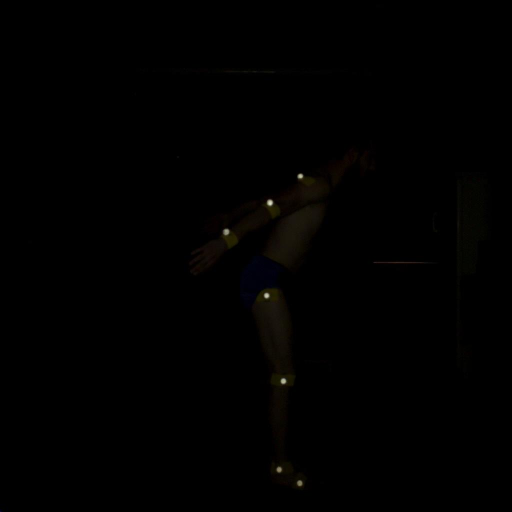
%> input picture BCA607_AraSinav/salto_0001.jpg, 1024 x 1024 px (shown at 1/2 size); its folder holds 2 pictures in this run
$ octave N18136522_Celik_Baris_Ara_Sinav.m   (GNU Octave 9; MATLAB toolbox functions it lacks are replaced by stand-ins)
%> lines starting %> are read from the running program, lines starting %| are printed output that depends on the picture; in (x1, y1, x2, y2) boxes, pixels count from 0 and x2, y2 are one past the last pixel; in counts of white or black regions, pixels touching at a corner belong together; the program's own positions count from 1
clear;
clc;
renk = 'ygbmcrw';
%% get all files
currentDir = pwd; %gets directory
allFiles = dir(fullfile(currentDir,'*.jpg')); % gets all jpg files

%% Initialize figure so videoRecorder doesn't bug out
fileName = allFiles(1).name;
RGB = imread(fileName);
%> RGB is the input picture: size 1024x1024x3 uint8; mean R, G, B 0.9, 0.7, 0.4
drawnow;
cla;
imshow(RGB);
hold on

%% Open the files that we are going to write data into
fpos1 = fopen('joint1.txt', 'w+');
if fpos1 < 0
    warning('Can not open file joint1.txt');
    return;
end
fpos2 = fopen('joint2.txt', 'w+');
if fpos2 < 0
    warning('Can not open file joint2.txt');
    return;
end
fpos3 = fopen('joint3.txt', 'w+');
if fpos3 < 0
    warning('Can not open file joint3.txt');
    return;
end
fpos4 = fopen('joint4.txt', 'w+');
if fpos4 < 0
    warning('Can not open file joint4.txt');
    return;
end
fpos5 = fopen('joint5.txt', 'w+');
if fpos5 < 0
    warning('Can not open file joint5.txt');
    return;
end
fpos6 = fopen('joint6.txt', 'w+');
if fpos6 < 0
    warning('Can not open file joint6.txt');
    return;
end
fpos7 = fopen('joint7.txt', 'w+');
if fpos7 < 0
    warning('Can not open file joint7.txt');
    return;
end

video = true;
if video
    aviobj = VideoWriter('jump.avi', 'Uncompressed AVI'); % 'Motion JPEG AVI' for lower size 50 Mb % Uncompressed AVI for high quality 3.49 GB
    aviobj.FrameRate = 1000;
    open(aviobj);
end

swapOnce = 1;

for k = 1:length(allFiles)
    %% Read image and get the intensity matrix of the image
    fileName = allFiles(k).name;

    RGB = imread(fileName);
    I = rgb2gray(RGB);
    [level, EM] = graythresh(I);
%> level = 0.231; EM = 0.545
    bw = imbinarize(I, EM-0.2);
%> bw: size 1024x1024 logical; 0.06% white; 7 white regions, largest, box (x1, y1, x2, y2) and area: (534, 399, 546, 412) 120, (447, 458, 458, 470) 103, (562, 757, 572, 768) 96
    bw= medfilt2(bw,[3 3]);
%> bw: size 1024x1024 logical; 0.06% white; 7 white regions, largest, box (x1, y1, x2, y2) and area: (534, 399, 546, 412) 119, (447, 458, 458, 470) 103, (562, 757, 572, 768) 95
    bw = bwareaopen(bw, 4);
    [B,L] = bwboundaries(bw,'noholes');
%> L: size 1024x1024 double; 8 distinct labels, from 0 to 7
%> B = 7 boundaries; box (x1, y1, x2, y2) and points: (534, 399, 546, 412) 34, (447, 458, 458, 470) 32, (562, 757, 572, 768) 30, (528, 586, 539, 597) 28, (596, 348, 606, 357) 27, (554, 935, 563, 944) 25, (595, 962, 604, 971) 25

    stats = regionprops(L, I, 'Area', 'WeightedCentroid', 'Centroid', 'Perimeter');
%> stats = 7 regions; Area, Centroid, WeightedCentroid and Perimeter: 119 [540.5 406.2] [540.6 406.2] 35.88, 103 [453.3 464.5] [453.4 464.5] 33.61, 95 [567.4 762.9] [567.4 762.9] 31.53, 91 [533.9 591.8] [533.9 591.8] 30.91, 78 [601.5 353] [601.5 353] 28.16, 68 [600.1 967] [600.1 967] 26.02, 67 [558.9 940] [558.9 940] 25.84
    %% Actually taking WeightedCentroid instead of Centroid to ease off the raw data
    marker_centroids = cat(1, stats.WeightedCentroid);
%> marker_centroids = [453.4 464.5; 533.9 591.8; 540.6 406.2; 558.9 940; 567.4 762.9; 600.1 967; 601.5 353]
    %% Sort rows so its easier to swap places
    marker_centroids= sortrows(marker_centroids,2);
%> marker_centroids = [601.5 353; 540.6 406.2; 453.4 464.5; 533.9 591.8; 567.4 762.9; 558.9 940; 600.1 967]

    %% This is for swapping hand and shoulder so they link correctly
    if swapOnce == 1
        temp = marker_centroids(1,:);
%> temp = [601.5 353]
        marker_centroids(1,:) = marker_centroids(3,:);
        marker_centroids(3,:) = temp;
        swapOnce = 0;
    end

    %% If first iteration, previous is the same with current
    if exist('previous_centroids','var') == 0
        previous_centroids = marker_centroids;
%> previous_centroids = [453.4 464.5; 540.6 406.2; 601.5 353; 533.9 591.8; 567.4 762.9; 558.9 940; 600.1 967]
    end

    %% Check previous locations
    for i = 1:numel(previous_centroids(:,1))
        for j = 1:numel(marker_centroids(:,1))
            prune = 0;
            %% Ignore missing markers
            if (numel(marker_centroids(:,1)) == numel(previous_centroids(:,1)))
                comparison = [marker_centroids(j,1),marker_centroids(j,2);previous_centroids(i,1),previous_centroids(i,2)];
                %% If found close values, swap the index to that position
                if pdist(comparison,'euclidean') < 20
                    temp = marker_centroids(j,:);
                    marker_centroids(j,:) = marker_centroids(i,:);
                    marker_centroids(i,:) = temp;
                    break
                end
            elseif (numel(marker_centroids(:,1)) < numel(previous_centroids(:,1)))
                %% Dissappearing Marker
                for a = 1:numel(previous_centroids(:,1))
                    for b = 1:numel(previous_centroids(:,1))
                        comparisonSamePointDis = [previous_centroids(b,1),previous_centroids(b,2);previous_centroids(a,1),previous_centroids(a,2)];
                        if a ~= b && (pdist(comparisonSamePointDis,'euclidean') < 65 && (pdist(comparisonSamePointDis,'euclidean') > 42 || pdist(comparisonSamePointDis,'euclidean') < 40)) && prune == 0
                            marker_centroids(numel(marker_centroids(:,1))+1,:) = previous_centroids(b,:);
                            i = 1; j = 1;prune = 1;
                            break
                        end
                    end
                end
            end
        end
    end
%> this loop made 7 passes
%> after the loop, comparison = [600.1 967; 600.1 967]; j = 7; marker_centroids has the same summary as previous_centroids; temp = [600.1 967]

    %% Reevaluate with the new estimated points.
    for i = 1:numel(previous_centroids(:,1))
        for j = 1:numel(marker_centroids(:,1))
            %% Ignore missing markers
            comparison2 = [marker_centroids(j,1),marker_centroids(j,2);previous_centroids(i,1),previous_centroids(i,2)];
            %% If found close values, swap the index to that position
            if pdist(comparison2,'euclidean') < 30
                temp = marker_centroids(j,:);
                marker_centroids(j,:) = marker_centroids(i,:);
                marker_centroids(i,:) = temp;
                break
            end
        end
    end

    %% Plot, label and connect markers
    for i = 1:numel(marker_centroids(:,1))
        plot(marker_centroids(i,1), marker_centroids(i,2), strcat(renk(i),'s'), 'LineWidth',2, 'MarkerSize',10);
        text(marker_centroids(i,1) + 40, marker_centroids(i,2), sprintf('%3.3f,%3.3f', marker_centroids(i,1), numel(RGB(:,1,1)) - marker_centroids(i,2)), 'Color', renk(i), 'FontSize',12);
        if (i<numel(marker_centroids(:,1)))
            li = line([marker_centroids(i,1),marker_centroids(i+1,1)],[marker_centroids(i,2),marker_centroids(i+1,2)]);
            set(li, 'Color',[1, 1 ,1])
        end
    end
%> after the loop, li = -45.95
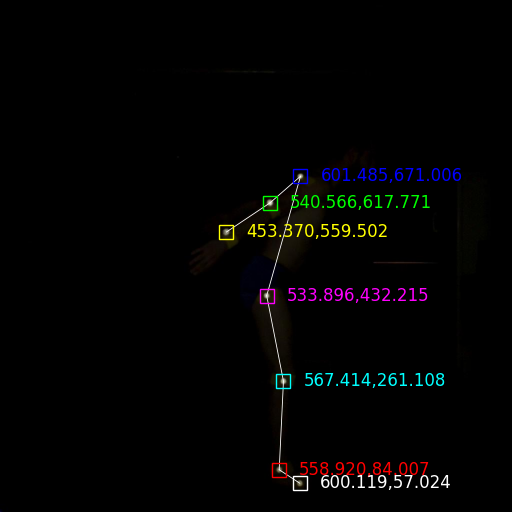
%> figure redrawn from the program's plot data; shown at 1/2 size

    %% Write the data into files
    fprintf(fpos1, '%3.3f,%3.3f\n', marker_centroids(1,1), numel(RGB(:,1,1)) - marker_centroids(1,2));
    fprintf(fpos2, '%3.3f,%3.3f\n', marker_centroids(2,1), numel(RGB(:,1,1)) - marker_centroids(2,2));
    fprintf(fpos3, '%3.3f,%3.3f\n', marker_centroids(3,1), numel(RGB(:,1,1)) - marker_centroids(3,2));
    fprintf(fpos4, '%3.3f,%3.3f\n', marker_centroids(4,1), numel(RGB(:,1,1)) - marker_centroids(4,2));
    fprintf(fpos5, '%3.3f,%3.3f\n', marker_centroids(5,1), numel(RGB(:,1,1)) - marker_centroids(5,2));
    fprintf(fpos6, '%3.3f,%3.3f\n', marker_centroids(6,1), numel(RGB(:,1,1)) - marker_centroids(6,2));
    fprintf(fpos7, '%3.3f,%3.3f\n', marker_centroids(7,1), numel(RGB(:,1,1)) - marker_centroids(7,2));

    %% Set previous to current for next iteration
    previous_centroids = marker_centroids;

    %% Record the frame if video is set to true
    if video
        frame = getframe(gcf);
        writeVideo(aviobj, getframe(gcf));
    end

    %% Show the frame
    drawnow;
    cla; % Cleans the figure so that it doesn't lag
    imshow(RGB);
    hold on
end

%% Close the files
if video
    close(aviobj);
end

fclose(fpos1);
fclose(fpos2);
fclose(fpos3);
fclose(fpos4);
fclose(fpos5);
fclose(fpos6);
fclose(fpos7);

%% Open the calibration txt file
fid2 = fopen('calib_im.txt', 'w+');
if fid2 < 0
    warning('Can not open file calib_im.txt');
    return;
end

calibrationFile = 'Kalibrasyon.tif';
%% Calculate calibration from Kalibrasyon.tif
RGB = imread(calibrationFile);
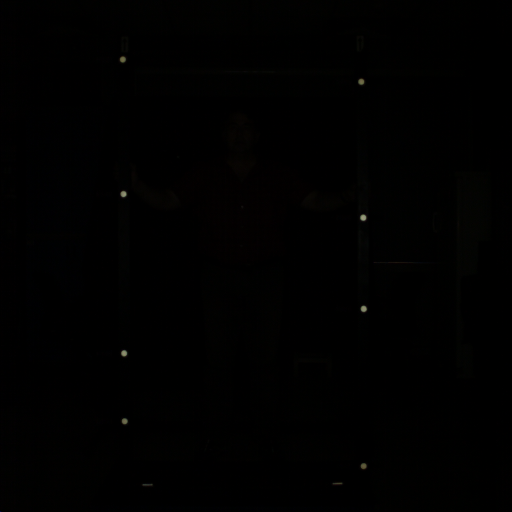
%> input picture BCA607_AraSinav/Kalibrasyon.tif, 1024 x 1024 px (shown at 1/2 size)
%> RGB is the input picture: size 1024x1024x3 uint8; mean R, G, B 0.7, 0.6, 0.4
I = rgb2gray(RGB);
[level, EM] = graythresh(I);
%> level = 0.192; EM = 0.818
bw = imbinarize(I, EM-0.58);
%> bw: size 1024x1024 logical; 0.08% white; 9 white regions (1 under 20 px), largest, box (x1, y1, x2, y2) and area: (720, 429, 733, 442) 127, (721, 611, 734, 624) 118, (241, 382, 253, 394) 116
bw= medfilt2(bw,[3 3]);
%> bw: size 1024x1024 logical; 0.08% white; 8 white regions, largest, box (x1, y1, x2, y2) and area: (720, 429, 733, 442) 126, (241, 382, 253, 394) 116, (722, 612, 734, 624) 115
bw = bwareaopen(bw, 4);
[B,L] = bwboundaries(bw,'noholes');
%> L: size 1024x1024 double; 9 distinct labels, from 0 to 8
%> B = 8 boundaries; box (x1, y1, x2, y2) and points: (720, 429, 733, 442) 34, (241, 382, 253, 394) 33, (242, 701, 254, 713) 33, (722, 612, 734, 624) 33, (240, 113, 251, 125) 31, (244, 837, 255, 848) 30, (717, 158, 728, 169) 30, (722, 927, 733, 938) 29

stats = regionprops(L, 'Area', 'Centroid', 'Perimeter');
%> stats = 8 regions; Area, Centroid and Perimeter: 126 [727.1 436] 36.91, 116 [247.6 388.6] 35.02, 115 [248.8 707.3] 35.2, 115 [728.1 618.3] 35.56, 102 [246.1 119.5] 32.87, 100 [249.9 842.9] 32.38, 100 [723.1 164.1] 32.38, 95 [728 932.9] 31.64
ratioLow = 1.02;
ratioUp = 1.9;
%% Circle Detection from HW2
for j = 1:length(B)
    %% Get the current boundary object
    boundary = B{j};
    perimeter = stats(j).Perimeter;
    area = stats(j).Area;
    ratio = 4*pi*area / perimeter^2;
    if (ratio >= ratioLow) && (ratio <= ratioUp)
        %% If this is close to a circle, then get the centroid and plot the boundary and centroid of the object
        marker_centroids = cat(1, stats(j).Centroid);
        %plot(boundary(:,2),boundary(:,1),'w', 'LineWidth',2);
        %plot(marker_centroids(:,1), marker_centroids(:,2), 'r+');
        fprintf(fid2, '%3.3f,%3.3f\n', marker_centroids(:,1), numel(RGB(:,1,1)) - marker_centroids(:,2));
    else
        L(boundary(:,1), boundary(:,2)) = 0;
    end
end
%> this loop made 8 passes
%> (perimeter, area, ratio, marker_centroids) on passes 1 to 8: (32.87, 102, 1.19, [246.1 119.5]), (35.02, 116, 1.19, [247.6 388.6]), (35.2, 115, 1.17, [248.8 707.3]), (32.38, 100, 1.2, [249.9 842.9]), (32.38, 100, 1.2, [723.1 164.1]), (36.91, 126, 1.16, [727.1 436]), (35.56, 115, 1.14, [728.1 618.3]), (31.64, 95, 1.19, [728 932.9])

fclose(fid2);
